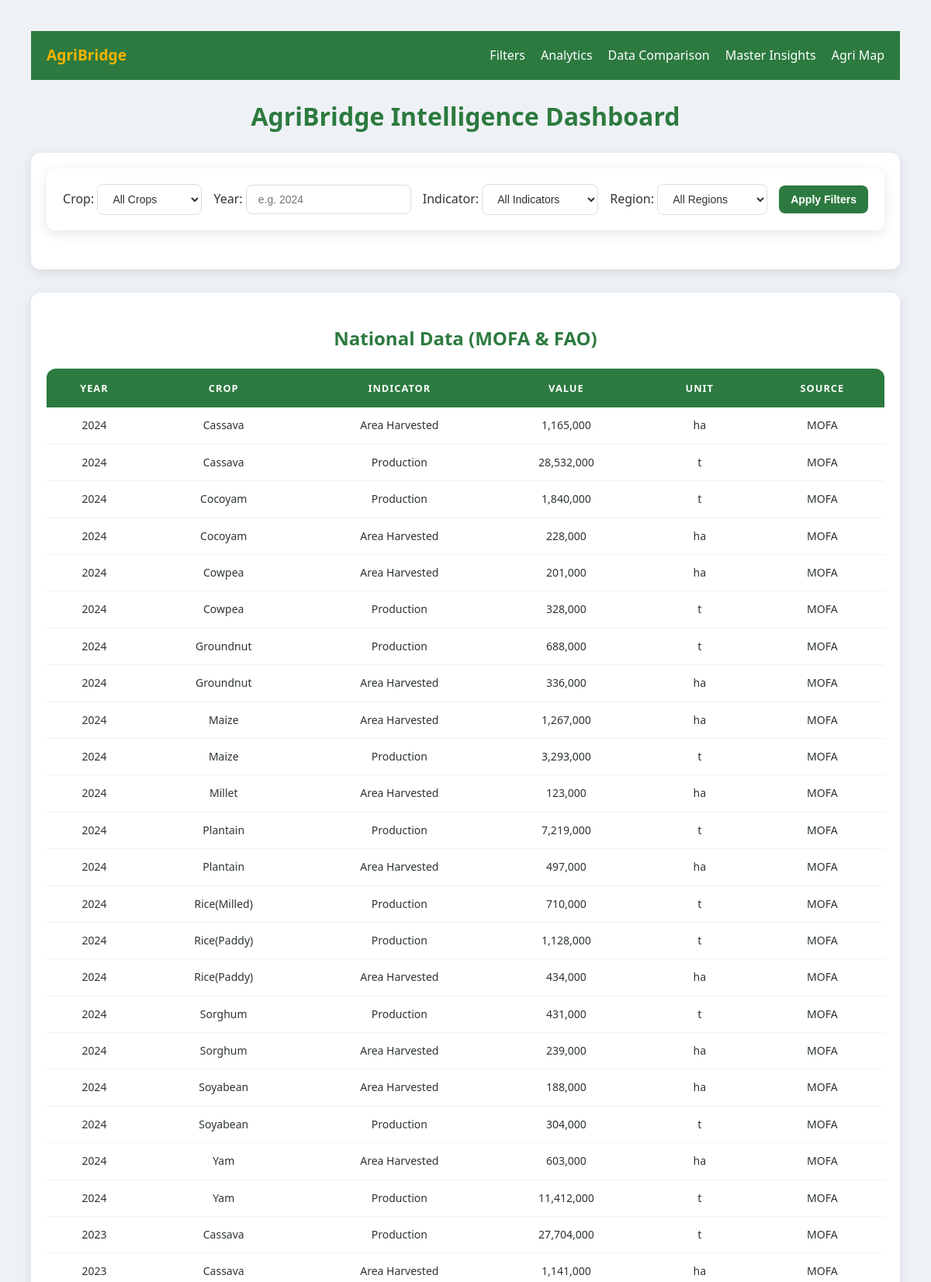
The page / (upper part) on the database its author committed.
### tables this page shows
CREATE TABLE `agricultural_data` (
  `id` int(11) NOT NULL,
  `crop_id` int(11) NOT NULL,
  `region_id` int(11) DEFAULT NULL,
  `year` int(11) NOT NULL,
  `indicator` varchar(100) NOT NULL,
  `value` decimal(15,2) NOT NULL,
  `unit` varchar(50) DEFAULT NULL,
  `source` varchar(50) DEFAULT NULL
);

CREATE TABLE `crops` (
  `id` int(11) NOT NULL,
  `crop_name` varchar(100) NOT NULL
);

### index.php (the view, shortened to what this page needs)
<?php
include 'db.php';
$selected_year = $_GET['year'] ?? '';
?>
<!DOCTYPE html>
<html lang="en">
<head>
    <link rel="stylesheet" href="styles.css">
</head>
<body>
    <?php include 'nav.php'; ?>
    <h1>AgriBridge Intelligence Dashboard</h1>
    <div class="card">
        <form method="get" action="index.php">
            <div class="filter-group">
                <label>Crop:</label>
                <select name="crop">
                    <option value="">All Crops</option>
                </select>
            </div>
            <div class="filter-group">
                <label>Year:</label>
                <input type="number" name="year" placeholder="e.g. 2024" value="<?php echo htmlspecialchars($selected_year); ?>">
            </div>
            <div class="filter-group">
                <label>Indicator:</label>
                <select name="indicator">
                    <option value="">All Indicators</option>
                </select>
            </div>
            <div class="filter-group">
                <label>Region:</label>
                <select name="region">
                    <option value="">All Regions</option>
                </select>
            </div>
            <input type="submit" value="Apply Filters" class="filter-btn">
        </form>
    </div>
    <?php
    $national_sql = "SELECT ad.year, c.crop_name, ad.indicator, ad.value, ad.unit, ad.source
                     FROM agricultural_data ad
                     JOIN crops c ON ad.crop_id = c.id
                     WHERE ad.region_id IS NULL";
    $national_res = $conn->query($national_sql . " ORDER BY ad.year DESC, c.crop_name LIMIT 100");
    ?>
    <div class="card">
        <h2>National Data (MOFA & FAO)</h2>
        <div style="overflow-x: auto;">
            <table>
                <thead>
                    <tr>
                        <th>Year</th><th>Crop</th><th>Indicator</th><th>Value</th><th>Unit</th><th>Source</th>
                    </tr>
                </thead>
                <tbody>
                    <?php if($national_res && $national_res->num_rows > 0): ?>
                        <?php while($row = $national_res->fetch_assoc()): ?>
                            <tr>
                                <td><?php echo $row['year']; ?></td>
                                <td><?php echo htmlspecialchars($row['crop_name']); ?></td>
                                <td><?php echo htmlspecialchars($row['indicator']); ?></td>
                                <td><?php echo number_format($row['value']); ?></td>
                                <td><?php echo htmlspecialchars($row['unit']); ?></td>
                                <td><?php echo htmlspecialchars($row['source']); ?></td>
                            </tr>
                        <?php endwhile; ?>
                    <?php else: ?>
                        <tr><td colspan="6">No national data found matching filters.</td></tr>
                    <?php endif; ?>
                </tbody>
            </table>
        </div>
    </div>
</body>
</html>

### nav.php (shortened to what this page needs)
<nav class="main-nav">
    <div class="nav-container">
        <a href="index.php" class="nav-logo">AgriBridge</a>
        <ul class="nav-links">
            <li><a href="index.php">Filters</a></li>
            <li><a href="analytics_dashboard.php">Analytics</a></li>
            <li><a href="combined_data_dashboard.php">Data Comparison</a></li>
            <li><a href="master_dashboard.php">Master Insights</a></li>
            <li><a href="ghana_agri_map.php">Agri Map</a></li>
        </ul>
    </div>
</nav>

### styles.css (style rules this page uses)
:root { --primary-green: #2c7a3f; --light-green: #f0f8f2; --accent-gold: #f4b400; --text-dark: #2d3436; --bg-gray: #eef2f6; --white: #ffffff; --shadow: 0 4px 15px rgba(0, 0, 0, 0.1); --card-radius: 12px; }
body { font-family: 'Segoe UI', Roboto, Helvetica, Arial, sans-serif; background-color: var(--bg-gray); color: var(--text-dark); line-height: 1.6; margin: 0; padding: clamp(10px, 4vw, 40px); }
h1, h2 { color: var(--primary-green); text-align: center; font-weight: 700; }
form, .card, .chart-container, .container { background: var(--white); padding: 20px; border-radius: var(--card-radius); box-shadow: var(--shadow); margin-bottom: 30px; }
form { display: flex; flex-wrap: wrap; gap: 15px; justify-content: center; align-items: center; }
select, input[type="number"], .filter-btn { padding: 10px 15px; border: 1px solid #ddd; border-radius: 8px; font-size: 14px; background: var(--white); color: var(--text-dark); }
input[type="submit"], .filter-btn { background-color: var(--primary-green); color: white; border: none; cursor: pointer; font-weight: bold; transition: background 0.3s ease, transform 0.2s; }
table { border-collapse: separate; border-spacing: 0; width: 100%; background: var(--white); border-radius: var(--card-radius); overflow: hidden; margin-bottom: 10px; }
th { background-color: var(--primary-green); color: white; padding: 15px; text-transform: uppercase; font-size: 0.8rem; letter-spacing: 1px; border: none; }
td { padding: 12px 15px; border-bottom: 1px solid rgba(0,0,0,0.05); text-align: center; font-size: 14px; }

### nav.php (style rules this page uses)
.main-nav { background: #2c7a3f; padding: 1rem 0; margin-bottom: 20px; color: white; }
.nav-container { display: flex; justify-content: space-between; align-items: center; max-width: 1200px; margin: 0 auto; padding: 0 20px; }
.nav-logo { font-weight: bold; font-size: 1.2rem; color: #f4b400; text-decoration: none; }
.nav-links { list-style: none; display: flex; gap: 20px; margin: 0; }
.nav-links a { color: white; text-decoration: none; font-weight: 500; transition: color 0.3s; }

### rows shown on the page
agricultural_data: year "2024", crop.crop_name "Cassava", indicator "Area Harvested", value "1,165,000", unit "ha", source "MOFA"
agricultural_data: year "2024", crop.crop_name "Cassava", indicator "Production", value "28,532,000", unit "t", source "MOFA"
agricultural_data: year "2024", crop.crop_name "Cocoyam", indicator "Production", value "1,840,000", unit "t", source "MOFA"
agricultural_data: year "2024", crop.crop_name "Cocoyam", indicator "Area Harvested", value "228,000", unit "ha", source "MOFA"
agricultural_data: year "2024", crop.crop_name "Cowpea", indicator "Area Harvested", value "201,000", unit "ha", source "MOFA"
agricultural_data: year "2024", crop.crop_name "Cowpea", indicator "Production", value "328,000", unit "t", source "MOFA"
agricultural_data: year "2024", crop.crop_name "Groundnut", indicator "Production", value "688,000", unit "t", source "MOFA"
agricultural_data: year "2024", crop.crop_name "Groundnut", indicator "Area Harvested", value "336,000", unit "ha", source "MOFA"
agricultural_data: year "2024", crop.crop_name "Maize", indicator "Area Harvested", value "1,267,000", unit "ha", source "MOFA"
agricultural_data: year "2024", crop.crop_name "Maize", indicator "Production", value "3,293,000", unit "t", source "MOFA"
agricultural_data: year "2024", crop.crop_name "Millet", indicator "Area Harvested", value "123,000", unit "ha", source "MOFA"
agricultural_data: year "2024", crop.crop_name "Plantain", indicator "Production", value "7,219,000", unit "t", source "MOFA"
agricultural_data: year "2024", crop.crop_name "Plantain", indicator "Area Harvested", value "497,000", unit "ha", source "MOFA"
agricultural_data: year "2024", crop.crop_name "Rice(Milled)", indicator "Production", value "710,000", unit "t", source "MOFA"
agricultural_data: year "2024", crop.crop_name "Rice(Paddy)", indicator "Production", value "1,128,000", unit "t", source "MOFA"
agricultural_data: year "2024", crop.crop_name "Rice(Paddy)", indicator "Area Harvested", value "434,000", unit "ha", source "MOFA"
agricultural_data: year "2024", crop.crop_name "Sorghum", indicator "Production", value "431,000", unit "t", source "MOFA"
agricultural_data: year "2024", crop.crop_name "Sorghum", indicator "Area Harvested", value "239,000", unit "ha", source "MOFA"
agricultural_data: year "2024", crop.crop_name "Soyabean", indicator "Area Harvested", value "188,000", unit "ha", source "MOFA"
agricultural_data: year "2024", crop.crop_name "Soyabean", indicator "Production", value "304,000", unit "t", source "MOFA"
agricultural_data: year "2024", crop.crop_name "Yam", indicator "Area Harvested", value "603,000", unit "ha", source "MOFA"
agricultural_data: year "2024", crop.crop_name "Yam", indicator "Production", value "11,412,000", unit "t", source "MOFA"
agricultural_data: year "2023", crop.crop_name "Cassava", indicator "Production", value "27,704,000", unit "t", source "MOFA"
agricultural_data: year "2023", crop.crop_name "Cassava", indicator "Area Harvested", value "1,141,000", unit "ha", source "MOFA"
